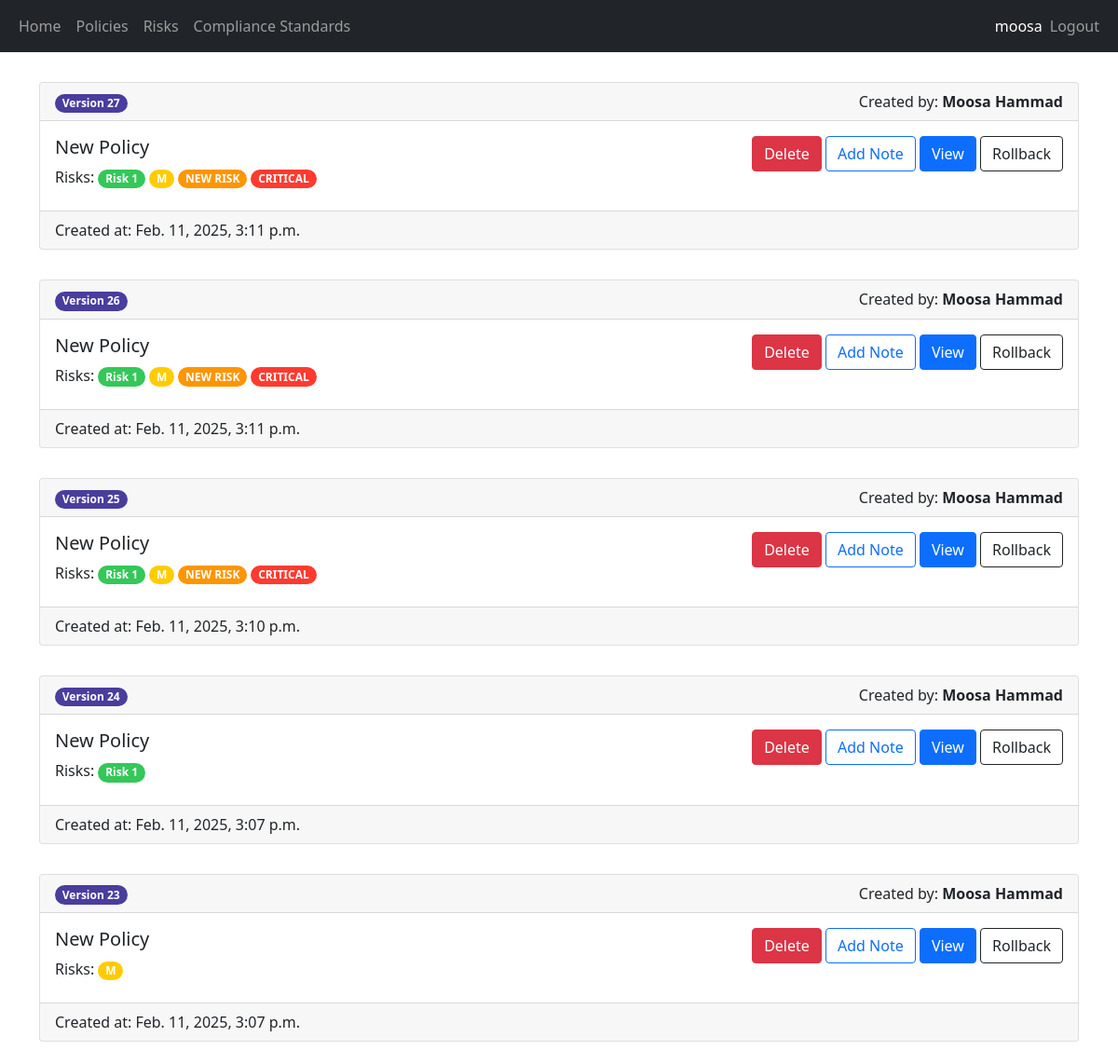
The page /policy/18/policy-version-list (signed in) on the database its author committed.
### security/models.py (models this page shows, shortened)
class PolicyVersion(models.Model):
    policy = models.ForeignKey(Policy, on_delete=models.CASCADE)
    version_number = models.IntegerField(default=1)
    title = models.TextField(max_length=250)
    content = models.TextField(max_length=250)
    created_by = models.ForeignKey(User, on_delete=models.CASCADE)
    created_at = models.DateTimeField(auto_now_add=True)
    notes = models.TextField(max_length=250, default="")
    risks = models.ManyToManyField(Risk)
    compliance_standards = models.ManyToManyField(ComplianceStandard)

class Risk(models.Model):
    Severity_Levels = [
        ("LOW", "Low"),
        ("MEDIUM", "Medium"),
        ("HIGH", "High"),
        ("CRITICAL", "Critical"),
    ]
    name = models.CharField(max_length=100)
    description = models.TextField(max_length=250)
    severity = models.CharField(max_length=100, choices=Severity_Levels, default="LOW")
    updated_at = models.DateTimeField(auto_now=True)
    tracker = FieldTracker()

### security/views.py (the view, shortened to what this page needs)
# urls.py: path('policy/<int:pk>/policy-version-list', views.view_policy_versions, name='view_policy_versions'),
@login_required(login_url="/login")
@permission_required(["security.view_policyversion", "security.delete_policyversion"], login_url="/access-denied")
def view_policy_versions(request, pk):
    policy_versions = PolicyVersion.objects.filter(policy = pk).order_by('-created_at')
    return render(request, 'security/list_policy_version.html', {"policy_versions": policy_versions})

### security/templates/security/list_policy_version.html (shortened to what this page needs)
{% extends 'main/base.html' %}
{% block content %}
{% for policy_version in policy_versions %}
<div class="card mt-2">
    <div class="card-header">
        <div class="row">
            <div class="col-md-6"><span class="badge rounded-pill text-left version-badge">Version {{policy_version.version_number}}</span></div>
            <div class="text-end col-md-6">Created by: <strong>{{ policy_version.created_by.first_name }} {{ policy_version.created_by.last_name }}</strong></div>
        </div>
    </div>
    <div class="card-body d-flex flex-row justify-content-between">
        <div class="card-title">
            <h5>{{ policy_version.title }}</h5>
            <span>Risks: </span>
            {% for risk in policy_version.risks.all %}
                <span class="badge rounded-pill {{risk.get_severity_display.lower}}-severity">{{risk.name}}</span>
            {% endfor %}
        </div>
        <div>
            <form method="post">
                {% if perms.security.delete_policyversion %}
                <button type="submit" class="btn btn-danger" name="policy-version-id-delete" value="{{policy_version.id}}">Delete</button>
                {% endif %}
                {% if perms.security.change_policyversion %}
                <a class="btn btn-outline-primary" href="{% url 'edit_policy_version' policy_version.pk %}">Add Note</a>
                {% endif %}
                {% if perms.security.view_policyversion %}
                <a class="btn btn-primary" href="{% url 'view_policy_version' policy_version.pk %}">View</a>
                {% endif %}
                {% if perms.security.change_policy %}
                <a class="btn btn-outline-dark" href="{% url 'rollback_policy_version' policy_version.pk %}">Rollback</a>
                {% endif %}
            </form>
        </div>
    </div>
    <div class="card-footer">Created at: {{ policy_version.created_at }}</div>
</div>
<br/>
{% empty %}
<p>No policy versions available.</p>
{% endfor %}
{% endblock %}

### main/templates/main/base.html (shortened to what this page needs)
<!DOCTYPE html>
<html lang="en">
<head>
    <link href="https://cdn.jsdelivr.net/npm/bootstrap@5.0.2/dist/css/bootstrap.min.css" rel="stylesheet">
    {% load static %}
    <link rel="stylesheet" href="{% static 'main/style.css' %}" />
</head>
<body>
    <nav class="navbar navbar-expand-lg navbar-dark bg-dark">
        <div class="container-fluid">
            <div>
                <ul class="navbar-nav">
                    <li class="nav-item">
                        <a class="nav-link" href="/home">Home</a>
                    </li>
                    {% if perms.security.view_policy %}
                    <li class="nav-item">
                        <a class="nav-link" href="/policy-list">Policies</a>
                    </li>
                    {% endif %}
                    {% if perms.security.view_risk %}
                    <li class="nav-item">
                        <a class="nav-link" href="/risk-list">Risks</a>
                    </li>
                    {% endif %}
                    {% if perms.security.view_compliancestandard %}
                    <li class="nav-item">
                        <a class="nav-link" href="/compliance-standard-list">Compliance Standards</a>
                    </li>
                    {% endif %}
                </ul>
            </div>
            <div>
                <ul class="navbar-nav">
                    {% if user.is_authenticated %}
                    <span class="navbar-text text-white">{{ user.username }}</span>
                    <li class="nav-item">
                        <a class="nav-link" href="/logout">Logout</a>
                    </li>
                    {% else %}
                    <li class="nav-item">
                        <a class="nav-link" href="/login">Login</a>
                    </li>
                    {% endif %}
                </ul>
            </div>
        </div>
    </nav>
    <br/>
    <div class="container">
        {% block content %}
        {% endblock %}
    </div>
</body>
</html>

### main/static/main/style.css (style rules this page uses)
.low-severity { background-color: #34C759; }
.medium-severity { background-color: #FFCC00; }
.high-severity { background-color: #FF9500; }
.critical-severity { background-color: #FF3B30; }
.version-badge { background-color: #493D9E; }

### rows shown on the page
PolicyVersion: version_number "27", created_by.first_name "Moosa", created_by.last_name "Hammad", title "New Policy", {{ policy_version.id }} 30 (drawn), created_at "Feb. 11, 2025, 3:11 p.m."
Risk: name "Risk 1"
Risk: name "M"
Risk: name "NEW RISK"
Risk: name "CRITICAL"
PolicyVersion: version_number "26", created_by.first_name "Moosa", created_by.last_name "Hammad", title "New Policy", {{ policy_version.id }} 29 (drawn), created_at "Feb. 11, 2025, 3:11 p.m."
PolicyVersion: version_number "25", created_by.first_name "Moosa", created_by.last_name "Hammad", title "New Policy", {{ policy_version.id }} 28 (drawn), created_at "Feb. 11, 2025, 3:10 p.m."
PolicyVersion: version_number "24", created_by.first_name "Moosa", created_by.last_name "Hammad", title "New Policy", {{ policy_version.id }} 27 (drawn), created_at "Feb. 11, 2025, 3:07 p.m."
PolicyVersion: version_number "23", created_by.first_name "Moosa", created_by.last_name "Hammad", title "New Policy", {{ policy_version.id }} 26 (drawn), created_at "Feb. 11, 2025, 3:07 p.m."

### other values the page prints
{{ user.username }} "moosa"
